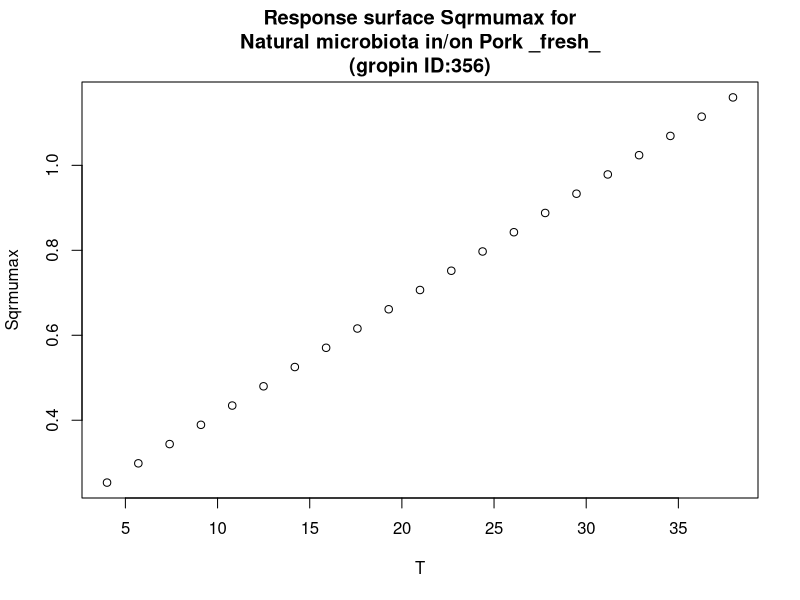

This figure's R source:
#############################
# start of Parameter script
#############################
T <- seq(4.004,37.962037962038,length.out=21)
#############################
# end of Parameter script
#############################
############################# 
# start of Model script Gropin ID 356 
#############################
 
# constant coefficients for this model
 
variables <- data.frame(T)
argumentsPar <- expand.grid(variables)
 
# heart of the model
response_surface <- function(T) {
   mumax <-0.0267*(T+5.48)

return(mumax=mumax)
} 

# output parameters
responseSurface <- cbind(argumentsPar,response_surface(argumentsPar['T']))
colnames(responseSurface) <- c(colnames(argumentsPar),'Sqrmumax')
#############################
# End of Model script
#############################
############################# 
# start of Visualisation script Gropin ID 356 
#############################
plot(T,responseSurface$'Sqrmumax',xlab='T',
                          ylab='Sqrmumax',main='Response surface Sqrmumax for
Natural microbiota in/on Pork _fresh_
(gropin ID:356)')
#############################
# End of Visualisation script
#############################
